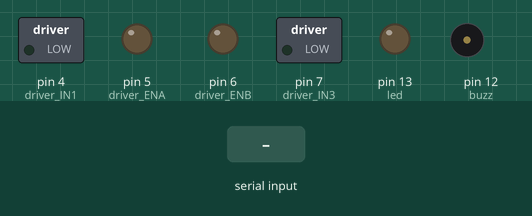
The sketch below on a simulated Arduino Uno, built with avr-gcc and run on an emulated ATmega328P. On the bench: switched loads named in the sketch (green lamp = pin HIGH), output pins drawn as LEDs (lit = HIGH), buzzer (waves = sounding, pin HIGH). The test bench sets the inputs (shaded band).

Above: at 1.2 s.
1.3 s: "V" received over Serial
At 2.3 s:
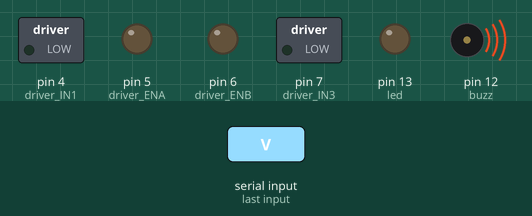
2.8 s: "F90\n" received over Serial
4.3 s: "F,45\n" received over Serial
At 4.6 s:
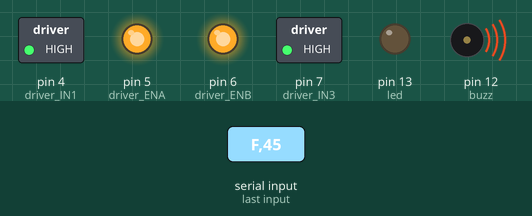
5.8 s: "v" received over Serial
At 7.0 s:
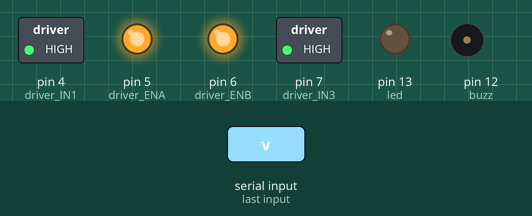
7.3 s: "B90\n" received over Serial
At 8.2 s:
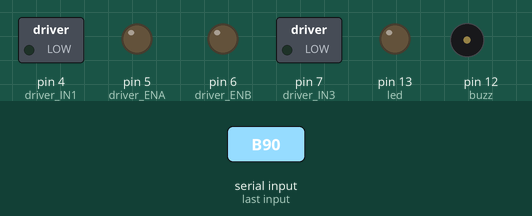
8.8 s: "B,45\n" received over Serial
At 9.2 s:
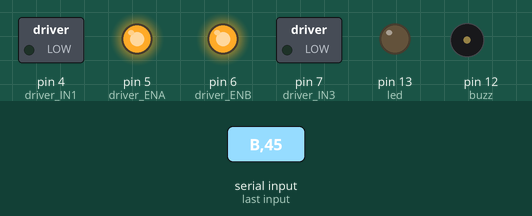
Timing chart, 0 to 11.3 s (numbered marks = the images above; inputs shaded):
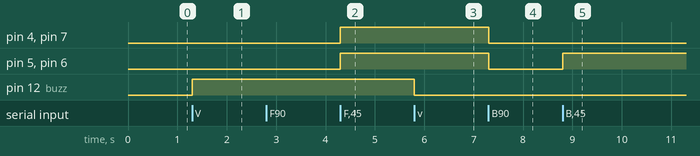

The sketch:

Bluetooth_Car_Code.ino
```cpp
// Pines del driver para el motor A
const int driver_ENB = 6;  // Pin PWM que controla la velocidad
const int driver_IN3 = 7;  // Pin que controla el sentido de giro

// Pines del driver para el motor B
const int driver_ENA = 5;  // Pin PWM que controla la velocidad
const int driver_IN1 = 4;  // Pin que controla el sentido de giro del motor

const int led = 13;
const int ledRED = 11;
const int buzz = 12;

// Variable entera que almacena la velocidad de los motores
int velocidad_motor = 0;

void setup() {
  // Configuramos los pines del driver como salida
  pinMode(driver_ENA, OUTPUT);
  pinMode(driver_IN1, OUTPUT);
  pinMode(driver_ENB, OUTPUT);
  pinMode(driver_IN3, OUTPUT);
  pinMode(led, OUTPUT);
  pinMode(buzz, OUTPUT);

  // Inicializamos el estado del motor en parada
  detenerMotores();

  // Iniciamos el puerto serial
  Serial.begin(9600);
}

void loop() {
  if (Serial.available()) {
    char t = Serial.read();

    if (t == 'F') {
      moverAdelante();
    } else if (t == 'B') {
      moverAtras();
    } else if (t == 'L') {
      girarIzquierda();
    } else if (t == 'R') {
      girarDerecha();
    } else if (t == 'W') {
      encenderLed();
    } else if (t == 'U') {
      encenderLedRed();
    } else if (t == 'u') {
      apagarLedRed();
    } else if (t == 'w') {
      apagarLed();
    } else if (t == 'V') {
      bocinaON();
    } else if (t == 'v') {
      bocinaOFF();
    } else if (t >= '1' && t <= '9') {
      // Ajustar la velocidad del motor basado en el valor recibido
      velocidad_motor = map(t - '0', 1, 9, 26, 255);
    } else if (t == '0') {
      // Detener los motores
      detenerMotores();
    }
  }
}

void moverAdelante() {
  digitalWrite(driver_IN1, HIGH);
  digitalWrite(driver_IN3, HIGH);
  analogWrite(driver_ENA, velocidad_motor);
  analogWrite(driver_ENB, velocidad_motor);
}

void moverAtras() {
  digitalWrite(driver_IN1, LOW);
  digitalWrite(driver_IN3, LOW);
  analogWrite(driver_ENA, velocidad_motor);
  analogWrite(driver_ENB, velocidad_motor);
}

void girarIzquierda() {
  digitalWrite(driver_IN1, LOW);
  digitalWrite(driver_IN3, HIGH);
  analogWrite(driver_ENA, velocidad_motor);
  analogWrite(driver_ENB, velocidad_motor);
}

void girarDerecha() {
  digitalWrite(driver_IN1, HIGH);
  digitalWrite(driver_IN3, LOW);
  analogWrite(driver_ENA, velocidad_motor);
  analogWrite(driver_ENB, velocidad_motor);
}

void encenderLed() {
  digitalWrite(led, HIGH);
}

void apagarLed() {
  digitalWrite(led, LOW);
}
void encenderLedRed() {
  digitalWrite(ledRED, HIGH);
}

void apagarLedRed() {
  digitalWrite(ledRED, LOW);
}

void bocinaON() {
  digitalWrite(buzz, HIGH);
}

void bocinaOFF() {
  digitalWrite(buzz, LOW);
}

void detenerMotores() {
  digitalWrite(driver_IN1, LOW);
  digitalWrite(driver_IN3, LOW);
  analogWrite(driver_ENA, 0);
  analogWrite(driver_ENB, 0);
}
```

Measured:
- after the input at 1.3 s, pin 12 (buzz): LOW → HIGH at once
- after the input at 4.3 s, pin 4 (driver_IN1), pin 5 (driver_ENA), pin 6 (driver_ENB), pin 7 (driver_IN3): LOW → HIGH at once
- after the input at 5.8 s, pin 12 (buzz): HIGH → LOW at once
- after the input at 7.3 s, pin 4 (driver_IN1), pin 5 (driver_ENA), pin 6 (driver_ENB), pin 7 (driver_IN3): HIGH → LOW at once
- after the input at 8.8 s, pin 5 (driver_ENA), pin 6 (driver_ENB): LOW → HIGH at once
